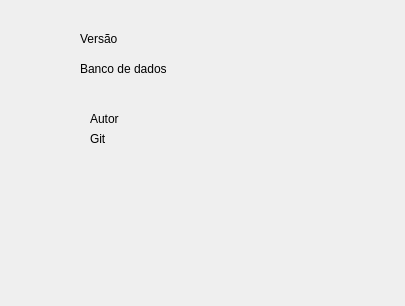
<?xml version="1.0" encoding="UTF-8"?>
<ui version="4.0">
 <class>frm_sobre</class>
 <widget class="QDialog" name="frm_sobre">
  <property name="geometry">
   <rect>
    <x>0</x>
    <y>0</y>
    <width>405</width>
    <height>306</height>
   </rect>
  </property>
  <property name="windowTitle">
   <string>Dialog</string>
  </property>
  <widget class="QLabel" name="label">
   <property name="geometry">
    <rect>
     <x>80</x>
     <y>30</y>
     <width>67</width>
     <height>17</height>
    </rect>
   </property>
   <property name="text">
    <string>Versão</string>
   </property>
  </widget>
  <widget class="QLabel" name="label_2">
   <property name="geometry">
    <rect>
     <x>90</x>
     <y>130</y>
     <width>61</width>
     <height>17</height>
    </rect>
   </property>
   <property name="text">
    <string>Git</string>
   </property>
  </widget>
  <widget class="QLabel" name="label_3">
   <property name="geometry">
    <rect>
     <x>90</x>
     <y>110</y>
     <width>67</width>
     <height>17</height>
    </rect>
   </property>
   <property name="text">
    <string>Autor</string>
   </property>
  </widget>
  <widget class="QLabel" name="label_4">
   <property name="geometry">
    <rect>
     <x>80</x>
     <y>60</y>
     <width>111</width>
     <height>17</height>
    </rect>
   </property>
   <property name="text">
    <string>Banco de dados</string>
   </property>
  </widget>
 </widget>
 <resources/>
 <connections/>
</ui>
